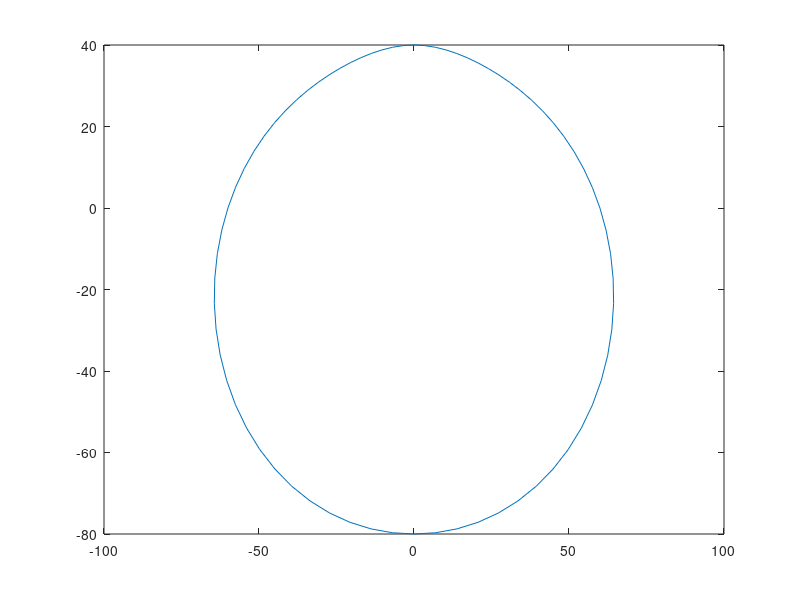

This figure's MATLAB source:
L=40;
rise=pi;
ret=pi;
r_p=50;
r_r=10;
x=[];
y=[];

function l = lift(theta,L,rise,ret)
    if theta < 180
        theta = deg2rad(theta);
        l = L*(((theta)/rise)-(1/(2*pi))*sin(2*pi*(theta)/rise));
    else 
        theta = deg2rad(theta);
        l = L*(1-((theta-rise)/ret)+(1/(2*pi))*sin(2*pi*((theta)-rise)/ret));
    end
end


function x = X(theta,phi,r_r,r_p,L,rise,ret)
    if theta < 180
        x = (r_r*sin(phi))*cosd(theta) + (r_p + lift(theta,L,rise,ret) - r_r*cos(phi))*sind(theta);
    else
        x = -(r_r*sin(phi))*cosd(theta) + (r_p + lift(theta,L,rise,ret) - r_r*cos(phi))*sind(theta);
    end
end

function y = Y(theta,phi,r_r,r_p,L,rise,ret)
   if theta < 180
        y = -(r_r*sin(phi))*sind(theta) + (r_p + lift(theta,L,rise,ret) - r_r*cos(phi))*cosd(theta);
    else
        y = +(r_r*sin(phi))*sind(theta) + (r_p + lift(theta,L,rise,ret) - r_r*cos(phi))*cosd(theta);
    end
end

for theta = 0:5:360
    phi = atan((lift(theta+0.001,L,rise,ret)-lift(theta,L,rise,ret))/0.001)/(r_p + lift(theta,L,rise,ret));
    x = [x,X(theta,phi,r_r,r_p,L,rise,ret)];
    y = [y,Y(theta,phi,r_r,r_p,L,rise,ret)];
end

plot(x,y)






